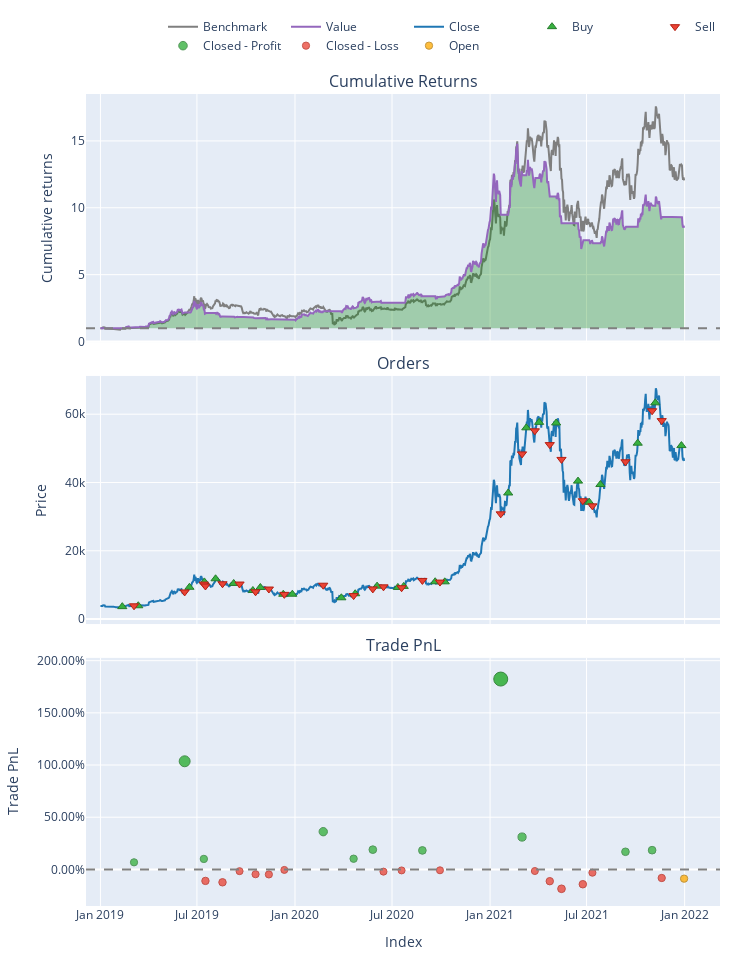

Notebook source saved alongside this figure:
### Code cell
fig = pf.plot(subplots=['cum_returns', 'orders', 'trade_pnl'])
fig.show()

### Figure 1 — Plotly figure (JSON) as saved in the notebook; plotly's stock layout.template omitted (floating-point values rounded to 4 significant figures; data arrays with more than 128 entries replaced by an {"elided": "..."} marker saying what was removed)
{"data": [{"legendgroup": "0", "line": {"color": "#7f7f7f"}, "name": "Benchmark", "showlegend": true, "type": "scatter", "uid": "f64219be-a61f-41c8-9cf5-624c88ed1656", "x": {"elided": "1096 str values"}, "xaxis": "x", "y": {"elided": "1096 float values"}, "yaxis": "y"}, {"hoverinfo": "skip", "legendgroup": "1", "line": {"color": "rgba(0, 0, 0, 0)", "width": 0}, "opacity": 0, "showlegend": false, "type": "scatter", "uid": "27e1d329-3a6f-43d9-8430-03f6a86d6efd", "x": {"elided": "1096 str values"}, "xaxis": "x", "y": {"elided": "1096 int values"}, "yaxis": "y"}, {"connectgaps": false, "fill": "tonexty", "fillcolor": "rgba(0, 128, 0, 0.3)", "hoverinfo": "skip", "legendgroup": "1", "line": {"color": "rgba(0, 0, 0, 0)", "width": 0}, "opacity": 0, "showlegend": false, "type": "scatter", "uid": "1333c008-cf3a-4a70-be41-dd7d853c733c", "x": {"elided": "1096 str values"}, "xaxis": "x", "y": {"elided": "1096 float values"}, "yaxis": "y"}, {"hoverinfo": "skip", "legendgroup": "1", "line": {"color": "rgba(0, 0, 0, 0)", "width": 0}, "opacity": 0, "showlegend": false, "type": "scatter", "uid": "9ea2ef9d-4d95-443c-85bd-e11fbb39f0dd", "x": {"elided": "1096 str values"}, "xaxis": "x", "y": {"elided": "1096 int values"}, "yaxis": "y"}, {"connectgaps": false, "fill": "tonexty", "fillcolor": "rgba(255, 0, 0, 0.3)", "hoverinfo": "skip", "legendgroup": "1", "line": {"color": "rgba(0, 0, 0, 0)", "width": 0}, "opacity": 0, "showlegend": false, "type": "scatter", "uid": "559972a6-324b-4ec3-a0f4-88dba2980fa9", "x": {"elided": "1096 str values"}, "xaxis": "x", "y": {"elided": "1096 float values"}, "yaxis": "y"}, {"legendgroup": "2", "line": {"color": "#9467bd"}, "name": "Value", "showlegend": true, "type": "scatter", "uid": "7cc10cca-ac5b-49c5-9b4c-d6a8e3c678b5", "x": {"elided": "1096 str values"}, "xaxis": "x", "y": {"elided": "1096 float values"}, "yaxis": "y"}, {"hoverinfo": "skip", "legendgroup": "1", "line": {"color": "rgba(0, 0, 0, 0)", "width": 0}, "opacity": 0, "showlegend": false, "type": "scatter", "uid": "ef5c9f8f-7c3c-4c53-9d33-3085404a8806", "x": {"elided": "1096 str values"}, "xaxis": "x", "y": {"elided": "1096 int values"}, "yaxis": "y"}, {"legendgroup": "3", "line": {"color": "#1f77b4"}, "name": "Close", "showlegend": true, "type": "scatter", "uid": "eb72bc2b-5c73-4ea5-9312-676b84311126", "x": {"elided": "1096 str values"}, "xaxis": "x2", "y": {"elided": "1096 float values"}, "yaxis": "y2"}, {"customdata": [[0, 0.02741, 0], [2, 0.02734, 0], [4, 0.02333, 0], [6, 0.02196, 0], [8, 0.01803, 0], [10, 0.01787, 0], [12, 0.0219, 0], [14, 0.0189, 0], [16, 0.02288, 0], [18, 0.02273, 0], [20, 0.03614, 0], [22, 0.03348, 0], [24, 0.03063, 0], [26, 0.0312, 0], [28, 0.02992, 0], [30, 0.03097, 0], [32, 0.03077, 0], [34, 0.02568, 0], [36, 0.02219, 0], [38, 0.02124, 0], [40, 0.01889, 0], [42, 0.02187, 0], [44, 0.02214, 0], [46, 0.01863, 0], [48, 0.01666, 0], [50, 0.01604, 0], [52, 0.01835, 0]], "hovertemplate": "Order Id: %{customdata[0]}<br>Timestamp: %{x}<br>Price: %{y}<br>Size: %{customdata[1]:.6f}<br>Fees: %{customdata[2]:.6f}", "legendgroup": "4", "marker": {"color": "#37B13F", "line": {"color": "rgb(38,123,44)", "width": 1}, "size": 8, "symbol": "triangle-up"}, "mode": "markers", "name": "Buy", "type": "scatter", "uid": "8098ffb9-ecd1-448a-9057-f15d62f6d059", "x": ["2019-02-11T00:00:00+00:00", "2019-03-13T00:00:00+00:00", "2019-06-17T00:00:00+00:00", "2019-07-15T00:00:00+00:00", "2019-08-05T00:00:00+00:00", "2019-09-08T00:00:00+00:00", "2019-10-14T00:00:00+00:00", "2019-10-28T00:00:00+00:00", "2019-12-10T00:00:00+00:00", "2019-12-27T00:00:00+00:00", "2020-03-28T00:00:00+00:00", "2020-04-23T00:00:00+00:00", "2020-06-03T00:00:00+00:00", "2020-07-12T00:00:00+00:00", "2020-07-23T00:00:00+00:00", "2020-09-20T00:00:00+00:00", "2020-10-08T00:00:00+00:00", "2021-02-04T00:00:00+00:00", "2021-03-10T00:00:00+00:00", "2021-04-03T00:00:00+00:00", "2021-05-05T00:00:00+00:00", "2021-06-15T00:00:00+00:00", "2021-07-06T00:00:00+00:00", "2021-07-27T00:00:00+00:00", "2021-10-05T00:00:00+00:00", "2021-11-07T00:00:00+00:00", "2021-12-26T00:00:00+00:00"], "xaxis": "x2", "y": [3648.0, 3907.0, 9320.0, 10900.0, 11810.0, 10440.0, 8375.0, 9256.0, 7278.0, 7290.0, 6242.0, 7430.0, 9657.0, 9276.0, 9581.0, 10940.0, 10920.0, 36930.0, 56010.0, 57600.0, 57420.0, 40410.0, 34240.0, 39410.0, 51510.0, 63330.0, 50810.0], "yaxis": "y2"}, {"customdata": [[1, 0.02741, 0], [3, 0.02734, 0], [5, 0.02333, 0], [7, 0.02196, 0], [9, 0.01803, 0], [11, 0.01787, 0], [13, 0.0219, 0], [15, 0.0189, 0], [17, 0.02288, 0], [19, 0.02273, 0], [21, 0.03614, 0], [23, 0.03348, 0], [25, 0.03063, 0], [27, 0.0312, 0], [29, 0.02992, 0], [31, 0.03097, 0], [33, 0.03077, 0], [35, 0.02568, 0], [37, 0.02219, 0], [39, 0.02124, 0], [41, 0.01889, 0], [43, 0.02187, 0], [45, 0.02214, 0], [47, 0.01863, 0], [49, 0.01666, 0], [51, 0.01604, 0]], "hovertemplate": "Order Id: %{customdata[0]}<br>Timestamp: %{x}<br>Price: %{y}<br>Size: %{customdata[1]:.6f}<br>Fees: %{customdata[2]:.6f}", "legendgroup": "5", "marker": {"color": "#EA4335", "line": {"color": "rgb(181,31,18)", "width": 1}, "size": 8, "symbol": "triangle-down"}, "mode": "markers", "name": "Sell", "type": "scatter", "uid": "6e868a5b-a2ce-4149-8d1f-282076d8e707", "x": ["2019-03-05T00:00:00+00:00", "2019-06-08T00:00:00+00:00", "2019-07-14T00:00:00+00:00", "2019-07-17T00:00:00+00:00", "2019-08-18T00:00:00+00:00", "2019-09-19T00:00:00+00:00", "2019-10-19T00:00:00+00:00", "2019-11-13T00:00:00+00:00", "2019-12-12T00:00:00+00:00", "2020-02-23T00:00:00+00:00", "2020-04-20T00:00:00+00:00", "2020-05-26T00:00:00+00:00", "2020-06-15T00:00:00+00:00", "2020-07-19T00:00:00+00:00", "2020-08-27T00:00:00+00:00", "2020-09-29T00:00:00+00:00", "2021-01-21T00:00:00+00:00", "2021-03-02T00:00:00+00:00", "2021-03-26T00:00:00+00:00", "2021-04-23T00:00:00+00:00", "2021-05-15T00:00:00+00:00", "2021-06-24T00:00:00+00:00", "2021-07-12T00:00:00+00:00", "2021-09-12T00:00:00+00:00", "2021-11-01T00:00:00+00:00", "2021-11-19T00:00:00+00:00"], "xaxis": "x2", "y": [3896.0, 7954.0, 10260.0, 9694.0, 10350.0, 10270.0, 7989.0, 8808.0, 7243.0, 9925.0, 6882.0, 8835.0, 9451.0, 9186.0, 11320.0, 10840.0, 30830.0, 48380.0, 55140.0, 51090.0, 46760.0, 34660.0, 33160.0, 46060.0, 61000.0, 58120.0], "yaxis": "y2"}, {"customdata": [[0, 0, 6.796, 0.06796], [1, 1, 110.6, 1.036], [2, 2, 21.83, 0.1004], [9, 9, 59.88, 0.3614], [10, 10, 23.12, 0.1025], [11, 11, 47.04, 0.1891], [14, 14, 52.12, 0.1819], [16, 16, 612.6, 1.824], [17, 17, 294.2, 0.3102], [23, 23, 124.0, 0.1689], [24, 24, 158.1, 0.1842]], "hovertemplate": "Exit Trade Id: %{customdata[0]}<br>Position Id: %{customdata[1]}<br>Exit Timestamp: %{x}<br>PnL: %{customdata[2]:.6f}<br>Return: %{customdata[3]:.2%}", "legendgroup": "6", "marker": {"color": "#37B13F", "line": {"color": "rgb(38,123,44)", "width": 1}, "opacity": [0.7552, 0.835, 0.7579, 0.7794, 0.7581, 0.7652, 0.7646, 0.9, 0.7752, 0.7635, 0.7648], "size": [7.243, 10.97, 7.368, 8.372, 7.376, 7.709, 7.681, 14, 8.175, 7.631, 7.69], "symbol": "circle"}, "mode": "markers", "name": "Closed - Profit", "type": "scatter", "uid": "e788debd-ed50-4dc2-8e98-c635ebd96cdc", "x": ["2019-03-05T00:00:00+00:00", "2019-06-08T00:00:00+00:00", "2019-07-14T00:00:00+00:00", "2020-02-23T00:00:00+00:00", "2020-04-20T00:00:00+00:00", "2020-05-26T00:00:00+00:00", "2020-08-27T00:00:00+00:00", "2021-01-21T00:00:00+00:00", "2021-03-02T00:00:00+00:00", "2021-09-12T00:00:00+00:00", "2021-11-01T00:00:00+00:00"], "xaxis": "x3", "y": [0.06796, 1.036, 0.1004, 0.3614, 0.1025, 0.1891, 0.1819, 1.824, 0.3102, 0.1689, 0.1842], "yaxis": "y3"}, {"customdata": [[3, 3, -26.38, -0.1103], [4, 4, -26.32, -0.1237], [5, 5, -3.124, -0.01675], [6, 6, -8.458, -0.04611], [7, 7, -8.467, -0.04839], [8, 8, -0.8004, -0.004807], [12, 12, -6.31, -0.02133], [13, 13, -2.83, -0.009776], [15, 15, -2.9, -0.00856], [18, 18, -19.33, -0.01556], [19, 19, -138.2, -0.113], [20, 20, -201.5, -0.1857], [21, 21, -125.6, -0.1422], [22, 22, -23.9, -0.03153], [25, 25, -83.55, -0.08223]], "hovertemplate": "Exit Trade Id: %{customdata[0]}<br>Position Id: %{customdata[1]}<br>Exit Timestamp: %{x}<br>PnL: %{customdata[2]:.6f}<br>Return: %{customdata[3]:.2%}", "legendgroup": "7", "marker": {"color": "#EA4335", "line": {"color": "rgb(181,31,18)", "width": 1}, "opacity": [0.7587, 0.7598, 0.751, 0.7534, 0.7536, 0.75, 0.7514, 0.7504, 0.7503, 0.7509, 0.7589, 0.7649, 0.7613, 0.7522, 0.7564], "size": [7.406, 7.457, 7.046, 7.159, 7.168, 7, 7.064, 7.019, 7.014, 7.041, 7.416, 7.696, 7.528, 7.103, 7.298], "symbol": "circle"}, "mode": "markers", "name": "Closed - Loss", "type": "scatter", "uid": "f4bd4f36-5e5b-4291-a116-8a692327ce8a", "x": ["2019-07-17T00:00:00+00:00", "2019-08-18T00:00:00+00:00", "2019-09-19T00:00:00+00:00", "2019-10-19T00:00:00+00:00", "2019-11-13T00:00:00+00:00", "2019-12-12T00:00:00+00:00", "2020-06-15T00:00:00+00:00", "2020-07-19T00:00:00+00:00", "2020-09-29T00:00:00+00:00", "2021-03-26T00:00:00+00:00", "2021-04-23T00:00:00+00:00", "2021-05-15T00:00:00+00:00", "2021-06-24T00:00:00+00:00", "2021-07-12T00:00:00+00:00", "2021-11-19T00:00:00+00:00"], "xaxis": "x3", "y": [-0.1103, -0.1237, -0.01675, -0.04611, -0.04839, -0.004807, -0.02133, -0.009776, -0.00856, -0.01556, -0.113, -0.1857, -0.1422, -0.03153, -0.08223], "yaxis": "y3"}, {"customdata": [[26, 26, -82.65, -0.08863]], "hovertemplate": "Exit Trade Id: %{customdata[0]}<br>Position Id: %{customdata[1]}<br>Exit Timestamp: %{x}<br>PnL: %{customdata[2]:.6f}<br>Return: %{customdata[3]:.2%}", "legendgroup": "8", "marker": {"color": "#FFAA00", "line": {"color": "rgb(178,118,0)", "width": 1}, "opacity": [0.7569], "size": [7.323], "symbol": "circle"}, "mode": "markers", "name": "Open", "type": "scatter", "uid": "b0328786-bb6c-4c18-b7ee-3bf795d9ac7f", "x": ["2021-12-31T00:00:00+00:00"], "xaxis": "x3", "y": [-0.08863], "yaxis": "y3"}], "layout": {"annotations": [{"font": {"size": 16}, "showarrow": false, "text": "Cumulative Returns", "x": 0.5, "xanchor": "center", "xref": "paper", "y": 1, "yanchor": "bottom", "yref": "paper"}, {"font": {"size": 16}, "showarrow": false, "text": "Orders", "x": 0.5, "xanchor": "center", "xref": "paper", "y": 0.6528, "yanchor": "bottom", "yref": "paper"}, {"font": {"size": 16}, "showarrow": false, "text": "Trade PnL", "x": 0.5, "xanchor": "center", "xref": "paper", "y": 0.3056, "yanchor": "bottom", "yref": "paper"}], "height": 960, "legend": {"orientation": "h", "traceorder": "normal", "x": 1, "xanchor": "right", "y": 1.042, "yanchor": "bottom"}, "margin": {"b": 30, "l": 30, "r": 30, "t": 30}, "shapes": [{"line": {"color": "gray", "dash": "dash"}, "type": "line", "x0": 0, "x1": 1, "xref": "paper", "y0": 1, "y1": 1, "yref": "y"}, {"line": {"color": "gray", "dash": "dash"}, "type": "line", "x0": 0, "x1": 1, "xref": "paper", "y0": 0, "y1": 0, "yref": "y3"}], "showlegend": true, "width": 750, "xaxis": {"anchor": "y", "domain": [0, 1], "matches": "x3", "showticklabels": false}, "xaxis2": {"anchor": "y2", "domain": [0, 1], "matches": "x3", "showticklabels": false}, "xaxis3": {"anchor": "y3", "domain": [0, 1], "title": {"text": "Index"}}, "yaxis": {"anchor": "x", "domain": [0.6944, 1], "title": {"text": "Cumulative returns"}}, "yaxis2": {"anchor": "x2", "domain": [0.3472, 0.6528], "title": {"text": "Price"}}, "yaxis3": {"anchor": "x3", "domain": [0, 0.3056], "tickformat": ".2%", "title": {"text": "Trade PnL"}}}}
